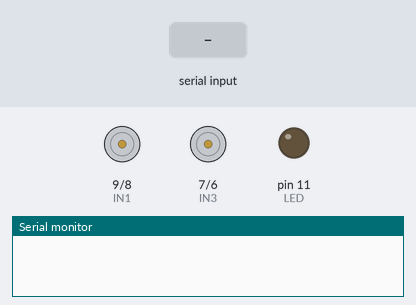
A sketch run on a simulated Arduino Uno, built with avr-gcc and run on an emulated ATmega328P. Parts: motor-driver pin pairs drawn as motors (green arrow = first pin HIGH = forward, orange = second pin HIGH = backward, longer = more drive, scaled by the enable pin), output pins drawn as LEDs (lit = HIGH), the last lines printed to the serial monitor. The inputs (shaded band) are chosen by the test bench.

Above: at 1.2 s.
1.3 s: "e" received over the second serial link
At 2.4 s:
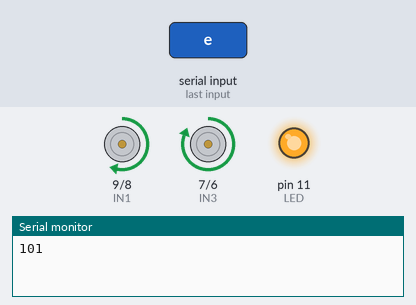
2.8 s: "d" received over the second serial link
At 3.5 s:
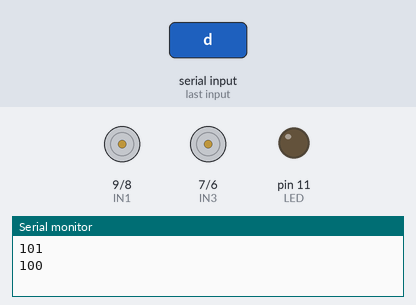
4.3 s: "f" received over the second serial link
At 4.7 s:
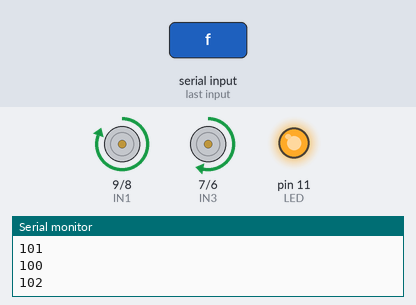
5.8 s: "1" received over the second serial link
At 7.0 s:
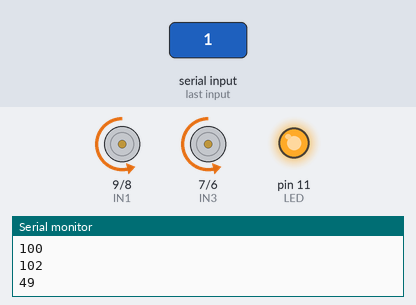
7.3 s: "d" received over the second serial link
At 8.1 s:
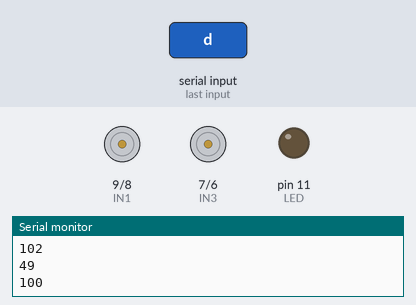
8.8 s: "e" received over the second serial link
At 9.3 s:
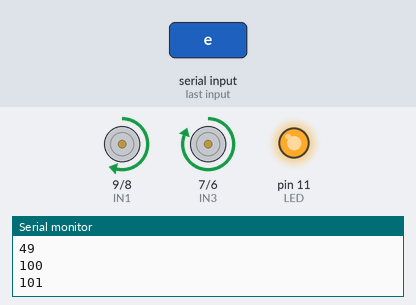
Timing chart, 0 to 11.3 s (numbered marks = the images above; inputs shaded):
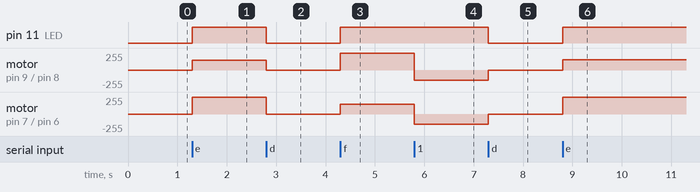

Measured:
- after the input at 1.3 s, pin 11 (LED): LOW → HIGH at once; motor on pin 9 (IN1) / pin 8 (IN2): stopped → forward 150/255 at once; motor on pin 7 (IN3) / pin 6 (IN4): stopped → forward 255/255 at once
- after the input at 2.8 s, pin 11 (LED): HIGH → LOW at once; motor on pin 9 (IN1) / pin 8 (IN2): forward 150/255 → stopped at once; motor on pin 7 (IN3) / pin 6 (IN4): forward 255/255 → stopped at once
- after the input at 4.3 s, pin 11 (LED): LOW → HIGH at once; motor on pin 9 (IN1) / pin 8 (IN2): stopped → forward 255/255 at once; motor on pin 7 (IN3) / pin 6 (IN4): stopped → forward 150/255 at once
- after the input at 5.8 s, motor on pin 9 (IN1) / pin 8 (IN2): forward 255/255 → backward 151/255 at once; motor on pin 7 (IN3) / pin 6 (IN4): forward 150/255 → backward 151/255 at once
- after the input at 7.3 s, pin 11 (LED): HIGH → LOW at once; motor on pin 9 (IN1) / pin 8 (IN2), motor on pin 7 (IN3) / pin 6 (IN4): backward 151/255 → stopped at once
- after the input at 8.8 s, pin 11 (LED): LOW → HIGH at once; motor on pin 9 (IN1) / pin 8 (IN2): stopped → forward 151/255 at once; motor on pin 7 (IN3) / pin 6 (IN4): stopped → forward 255/255 at once

The sketch:

CarDrive_05060314.ino
```cpp
#include <SoftwareSerial.h> //시리얼통신 라이브러리 호출

//핀번호
#define ENA 10
#define ENB 5
#define IN1 9
#define IN2 8
#define IN3 7
#define IN4 6
#define LED 11

#define blueTx 2   //Tx (보내는핀 설정)at
#define blueRx 3   //Rx (받는핀 설정)
SoftwareSerial HC06(blueTx, blueRx);  //블루투스 TX <-> 아두이노 2 연결 (슬레이브)


//자동차 제어 함수
void Go(byte speed);
void Back(byte speed);
void Stop();
void LeftGo();
void rightGo();

void setup() {
  Serial.begin(9600);  //시리얼모니터 사용
  HC06.begin(9600); //블루투스 시리얼
  pinMode(ENA,OUTPUT);
  pinMode(ENB,OUTPUT);
  pinMode(IN1,OUTPUT);
  pinMode(IN2,OUTPUT);
  pinMode(IN3,OUTPUT);
  pinMode(IN4,OUTPUT);
  pinMode(LED,OUTPUT);

}

void loop() {

   if(HC06.available()){  //블루투스에서 데이터가 들어오면

    byte in_data;         // 블루투스로 입력된 데이터 저장을 위한 변수
    in_data = HC06.read();  //블루투스로 입력된 데이터 in_data에 저장
    Serial.println(in_data);

    //GYRO 센서 에서 들어온 값에 비례하게 Speed 조절하기 위해서 범위 변환
    if (in_data == 100 ) {        //  정지
      Stop();
    }else if (in_data == 101 ) {  // 우회전
      rightGo();
    }else if (in_data == 102) {   // 좌회전
      LeftGo();
    }else if (in_data > 55){      //  전진 55~90 값 들어옴
      Go(in_data+165);
    }else if (in_data <= 55){     // 후진 0~55값 들어옴
      Back(200-in_data);
    }else {
      Stop();
    }


//    if(0<=in_data && in_data<=6){
//      Back((in_data-6) * (-36));
//    }
//    else if(in_data == 7){
//      LeftGo();
//    }
//    else if(in_data == 8){
//     rightGo();
//    }
//    else if(17<=in_data && in_data<=36){
//      Go(13 * (in_data-17));
//    }
//    else if(in_data == 9){
//      Stop();
//    }
//    else{
//      Stop();
//    }


  }

}


void Go(byte speed){
      digitalWrite(IN1, HIGH);
      digitalWrite(IN2, LOW);
      analogWrite(ENA, speed);
      digitalWrite(IN3, HIGH);
      digitalWrite(IN4, LOW);
      analogWrite(ENB, speed);
      digitalWrite(LED,HIGH);
}

void Back(byte speed){
      digitalWrite(IN1, LOW);
      digitalWrite(IN2, HIGH);
      analogWrite(ENA, speed);
      digitalWrite(IN3, LOW);
      digitalWrite(IN4, HIGH);
      analogWrite(ENB, speed);
      digitalWrite(LED,HIGH);
}

void Stop(){
      analogWrite(ENA, 0);
      analogWrite(ENB, 0);
      digitalWrite(LED,LOW);
}
//좌회전 -> A 가 빨라야함
void LeftGo(){
      digitalWrite(IN1, HIGH);
      digitalWrite(IN2, LOW);
      analogWrite(ENA,255);
      digitalWrite(IN3, HIGH);
      digitalWrite(IN4, LOW);
      analogWrite(ENB, 150);
      digitalWrite(LED,HIGH);
}
//우회전  -> B 가 빨라야함
void rightGo(){
      digitalWrite(IN1, HIGH);
      digitalWrite(IN2, LOW);
      analogWrite(ENA, 150);
      digitalWrite(IN3, HIGH);
      digitalWrite(IN4, LOW);
      analogWrite(ENB, 255);
      digitalWrite(LED,HIGH);
}
```
